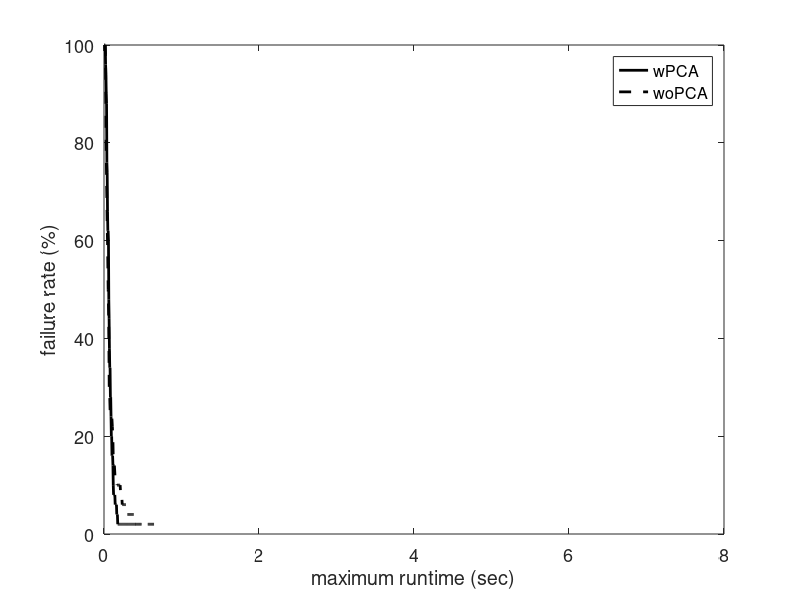

The MATLAB script that drew this image:

% (*) marks best so far
% In all trials, d = 2.8
% last updated: 12/11/17

clear all
clc

d = 2.8;
%%
planners = {'RRTConnect','RRT','SBL'};
plannerType = planners{1};
switch plannerType
    case 'RRTConnect'
        D{1} = load('Benchmark_RRTConnect_envI_w_s28_d6_k20.txt'); 
        D{2} = load('Benchmark_RRTConnect_envI_wo_s28.txt');
        D{1} = [d*ones(size(D{1},1),1) D{1}];
        D{2} = [d*ones(size(D{2},1),1) D{2}];
        D{1} = D{1}(D{1}(:,2)==1,:); 
        D{2} = D{2}(D{2}(:,2)==1,:); 
    case 'RRT'
        D{1} = load('Benchmark_RRT_envI_w_s28_d6_k60.txt'); 
        D{2} = load('Benchmark_RRT_envI_wo_s28.txt'); 
        fprintf('Failures: \t%.1f, %.1f \n', 100-sum(D{1}(:,1))/size(D{1},1)*100, 100-sum(D{2}(:,1))/size(D{2},1)*100);
        D{1} = [d*ones(size(D{1},1),1) D{1}];
        D{2} = [d*ones(size(D{2},1),1) D{2}];
        D{1} = D{1}(D{1}(:,2)==1,:); 
        D{2} = D{2}(D{2}(:,2)==1,:); 
    case 'SBL'
        D{1} = load('Benchmark_SBL_envI_wo_s28.txt'); 
        D{2} = load('Benchmark_SBL_envI_wo_s28.txt'); 
        fprintf('Failures: \t%.1f, %.1f \n', 100-sum(D{1}(:,1))/size(D{1},1)*100, 100-sum(D{2}(:,1))/size(D{2},1)*100);
        D{1} = [d*ones(size(D{1},1),1) D{1}];
        D{2} = [d*ones(size(D{2},1),1) D{2}];
        D{1} = D{1}(D{1}(:,2)==1,:); 
        D{2} = D{2}(D{2}(:,2)==1,:); 
end

%%
disp(['Results for ' plannerType ':']);

%%

for k = 1:size(D,2)
    
    suc = D{k}(:,2)==1;
    if size(D{k},1)>1
        F(:,k) = mean(D{k});
    else
        D(:,k) = D{k};
    end
    
    tmin(k) = F(4,k);
end

% clc
disp('-----------------------------------');
fprintf('         \t\tw/\tw/o\n');
fprintf('Queries: \t\t%d\t%d\n', size(D{1},1), size(D{2},1));
fprintf('d =      \t\t%.1f\t%.1f\n', F(1,1), F(1,2));
fprintf('Avg. time (for d): \t%.2f\t%.2f \t(msec)\n', F(4,1)*1e3, F(4,2)*1e3);
fprintf('Min. time (for d): \t%.2f\t%.2f \t(msec)\n', min(D{1}(:,4))*1e3, min(D{2}(:,4))*1e3);
fprintf('Nodes in path:     \t%.1f\t%.1f\n', F(10,1), F(10,2));
fprintf('Nodes in trees:    \t%.1f\t%.1f\n', F(11,1), F(11,2));
disp('------------ Sampling -------------');
fprintf('Sampling time:    \t%.2f\t%.2f \t(msec)\n', F(15,1)*1e3, F(15,2)*1e3);
fprintf('Sampling count: \t%.1f\t%.1f \t(%%)\n', F(16,1)+F(17,1), F(16,2)+F(17,2));
fprintf('Sampling success: \t%.2f\t%.2f \t(%%)\n', 100*F(16,1)/(F(16,1)+F(17,1)), 100*F(16,2)/(F(16,2)+F(17,2)));
disp('------------ loc.-con. ------------');
fprintf('Loc.-con. time:    \t%.2f\t%.2f \t(msec)\n', F(12,1)*1e3, F(12,2)*1e3);
fprintf('Loc.-con. count:   \t%.2f\t%.2f \t\n', F(13,1), F(13,2));
fprintf('Loc.-con. success: \t%.2f\t%.2f \t(%%)\n', 100*F(14,1)/F(13,1), 100*F(14,2)/F(13,2));
disp('----------- Projection ------------');
fprintf('Proj. time:        \t%.2f\t%.2f \t(msec)\n', F(6,1)*1e3, F(6,2)*1e3);
fprintf('Proj. count:       \t%.2f\t%.2f \t\n', F(5,1), F(5,2));
disp('--------------- PCA ---------------');
fprintf('PCA time:          \t%.2f\t%.2f \t(msec)\n', F(19,1)*1e3, F(19,2)*1e3);
fprintf('PCA count:       \t%.2f\t%.2f \t\n', F(18,1), F(18,2));

%%
disp(' ');
fprintf('Speed-up (at d = %.1f):      %.2f\n', d, tmin(2)/tmin(1));

%%
%%
%%
% PCS
td = D{1}(:,4);
maxT = max(td);
T1 = linspace(0,maxT,100);
T1 = T1(2:end);
for i = 1:length(T1)
    sd = td < T1(i);
    md(i) = mean(td(sd));
    Md(i) = 1-sum(sd)/length(td);
end
%%
% GD
tg = D{2}(:,4);
maxT = max(tg);
T2 = linspace(0,maxT,100);
T2 = T2(2:end);
for i = 1:length(T2)
    sg = tg < T2(i);
    mg(i) = mean(tg(sg));
    Mg(i) = 1-sum(sg)/length(tg);
end

%%
h = figure(2);
clf
plot(T1,Md*100,'-k','linewidth',2);
hold on
plot(T2,Mg*100,'--k','linewidth',2);
hold off
xlabel('maximum runtime (sec)');
ylabel('failure rate (%)');
legend('wPCA','woPCA');
xlim([0 8]);%max([T1 T2])]);
% title(plannerType);
set(gca,'fontsize',13);
% set(h, 'Position', [100, 100, 800, 400]);
% print PCS_NR_runtime.eps -depsc -r200